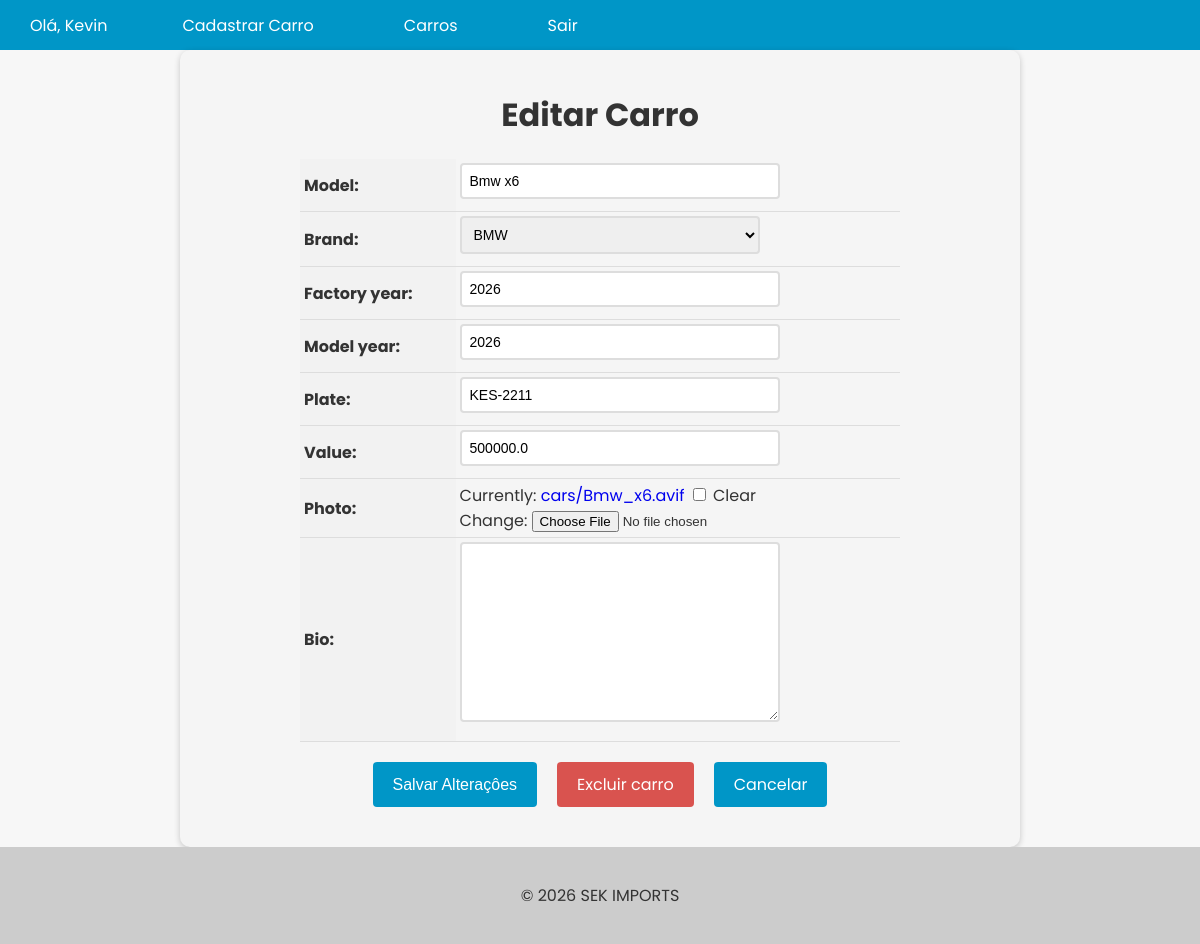
The page /car/2/update/ (signed in) on the database its author committed.
### cars/models.py (models this page shows, shortened)
class Car(models.Model):
    id = models.AutoField(primary_key=True)
    model = models.CharField(max_length=200)
    brand = models.ForeignKey(Brand, on_delete=models.PROTECT, related_name='car_brand')
    factory_year = models.IntegerField(blank=True, null=True)
    model_year = models.IntegerField(blank=True, null=True)
    plate = models.CharField(max_length=10, blank=True, null=True)
    value = models.FloatField(blank=True, null=True)
    photo = models.ImageField(upload_to='cars/', blank=True, null=True)
    bio = models.TextField(blank=True, null=True)

class Brand(models.Model):
    id = models.AutoField(primary_key=True)
    name = models.CharField(max_length=200)
    def __str__(self):
        return self.name

### cars/views.py (the view, shortened to what this page needs)
# urls.py: path('car/<int:pk>/update/', CarUpdateView.as_view(), name='car_update'),
@method_decorator(login_required(login_url='login'), name='dispatch')
class CarUpdateView(UpdateView):
    model = Car
    form_class = CarModelForm
    template_name = 'car_update.html'

### cars/forms.py (shortened to what this page needs)
class CarModelForm(forms.ModelForm):
    class Meta:
        model = Car
        fields = '__all__'

### cars/templates/car_update.html (shortened to what this page needs)
{% extends "base.html" %}
{% block content %}
  <form method="post" enctype="multipart/form-data">
    <h1>Editar Carro</h1>
    <table>
      {{ form.as_table }}
    </table>
    <div>
      <div class="buttons-container">
        <input type="submit" value="Salvar Alteraçôes" class="btn btn-primary">
        <a href="{% url 'car_delete' pk=object.pk %}" class="btn btn-danger">Excluir carro</a>
        <a href="{% url 'cars_list' %}" class="btn btn-secondary">Cancelar</a>
      </div>
    </div>
  </form>
{% endblock %}

### app/templates/base.html (shortened to what this page needs)
<!DOCTYPE html>
<html lang="pt-BR">
<head>
</head>
<body>
  <header>
    <nav>
      <ul>
        {% if user.is_authenticated %}
          <li>Olá, {{ user.username }}</li>
          <li><a href="{% url 'new_car' %}">Cadastrar Carro</a></li>
        {% endif %}
        <li><a href="{% url 'cars_list' %}">Carros</a></li>
        {% if user.is_authenticated %}
          <li><a href="{% url 'logout' %}">Sair</a></li>
        {% endif %}
      </ul>
    </nav>
  </header>
  <main>
    {% block content %}
    {% endblock %}
  </main>
  <footer>
    <p>&copy; 2026 SEK IMPORTS</p>
  </footer>
</body>
</html>

### app/templates/base.html (style rules this page uses)
body { font-family: 'Poppins', sans-serif; background-color: #f7f7f7; color: #333; margin: 0; padding: 0; }
header { background-color: #0096c7; color: #fff; text-align: center; }
footer { background-color: #ccc; color: #333; padding: 20px; text-align: center; }
nav { background-color: #0096c7; color: #fff; height: 50px; display: flex; justify-content: space-between; align-items: center; }
nav ul { list-style: none; margin: 0; padding: 0; display: flex; }
nav ul li { max-width: 1200px; margin: 0 10px; padding: 0 20px; }
nav ul li a { color: #fff; text-decoration: none; font-size: 16px; padding: 15px; transition: all 0.3s ease; }

### cars/templates/car_update.html (style rules this page uses)
form { max-width: 800px; margin: 0 auto; padding: 20px; background-color: #f5f5f5; border-radius: 10px; box-shadow: 0 2px 6px rgba(0, 0, 0, 0.2); }
form h1 { font-size: 2rem; margin-bottom: 20px; text-align: center; }
table { margin: 0 auto; border-collapse: collapse; width: 100%; max-width: 600px; }
th, td { padding: 4px; text-align: left; border-bottom: 1px solid #ddd; }
th { background-color: #f2f2f2; }
input[type="text"], input[type="number"], select, textarea { padding: 8px; font-size: 14px; border: 2px solid #ddd; border-radius: 4px; width: 100%; max-width: 300px; margin-bottom: 8px; transition: border-bottom-color 0.3s ease-in-out; }
.btn { background-color: #0096c7; color: #fff; border: none; padding: 10px 20px; font-size: 16px; border-radius: 4px; cursor: pointer; transition: background-color 0.3s ease-in-out; }
.buttons-container { display: flex; justify-content: center; margin-top: 20px; margin-bottom: 20px; }
.btn { display: inline-block; background-color: #0096c7; color: #fff; border: none; padding: 10px 20px; font-size: 16px; border-radius: 4px; cursor: pointer; transition: background-color 0.3s ease-in-out; margin: 0 10px; }
.btn-danger { background-color: #d9534f; text-decoration: none !important; }
a { text-decoration: none !important; }

### rows shown on the page
Car: model "Bmw x6", brand "BMW", factory_year "2026", model_year "2026", plate "KES-2211", value "500000.0"

### other values the page prints
{{ user.username }} "Kevin"
